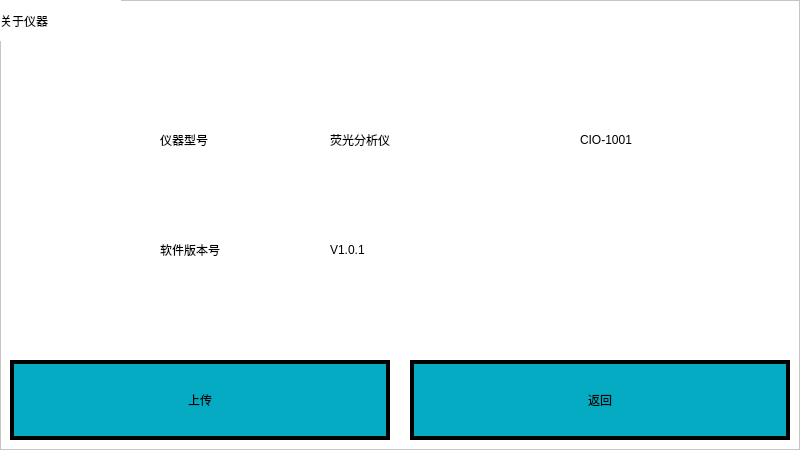
<?xml version="1.0" encoding="UTF-8"?>
<ui version="4.0">
 <class>Form</class>
 <widget class="QWidget" name="Form">
  <property name="geometry">
   <rect>
    <x>0</x>
    <y>0</y>
    <width>800</width>
    <height>450</height>
   </rect>
  </property>
  <property name="windowTitle">
   <string>Form</string>
  </property>
  <property name="styleSheet">
   <string notr="true">background-color: rgb(255, 255, 255);</string>
  </property>
  <widget class="QFrame" name="frame">
   <property name="geometry">
    <rect>
     <x>0</x>
     <y>0</y>
     <width>800</width>
     <height>450</height>
    </rect>
   </property>
   <property name="frameShape">
    <enum>QFrame::StyledPanel</enum>
   </property>
   <property name="frameShadow">
    <enum>QFrame::Raised</enum>
   </property>
   <widget class="QLabel" name="label_36">
    <property name="geometry">
     <rect>
      <x>580</x>
      <y>110</y>
      <width>200</width>
      <height>60</height>
     </rect>
    </property>
    <property name="styleSheet">
     <string notr="true">font: 20pt &quot;Times New Roman&quot;;</string>
    </property>
    <property name="text">
     <string>CIO-1001</string>
    </property>
   </widget>
   <widget class="QLabel" name="label_35">
    <property name="geometry">
     <rect>
      <x>160</x>
      <y>110</y>
      <width>121</width>
      <height>60</height>
     </rect>
    </property>
    <property name="styleSheet">
     <string notr="true">font: 20pt &quot;宋体&quot;;</string>
    </property>
    <property name="text">
     <string>仪器型号</string>
    </property>
   </widget>
   <widget class="QLabel" name="label_3">
    <property name="geometry">
     <rect>
      <x>0</x>
      <y>0</y>
      <width>121</width>
      <height>41</height>
     </rect>
    </property>
    <property name="styleSheet">
     <string notr="true">font: 20pt &quot;宋体&quot;;</string>
    </property>
    <property name="text">
     <string>关于仪器</string>
    </property>
   </widget>
   <widget class="QPushButton" name="btnReturn">
    <property name="geometry">
     <rect>
      <x>410</x>
      <y>360</y>
      <width>380</width>
      <height>80</height>
     </rect>
    </property>
    <property name="styleSheet">
     <string notr="true">QPushButton {
font: 20pt &quot;宋体&quot;;
border:4px solid rgb(0,0,0);
background-color:#05abc2;
}

QPushButton:pressed{
background-color: rgb(255, 0, 0);
}
</string>
    </property>
    <property name="text">
     <string>返回</string>
    </property>
   </widget>
   <widget class="QPushButton" name="btnUpload">
    <property name="geometry">
     <rect>
      <x>10</x>
      <y>360</y>
      <width>380</width>
      <height>80</height>
     </rect>
    </property>
    <property name="styleSheet">
     <string notr="true">QPushButton {
font: 20pt &quot;宋体&quot;;
border:4px solid rgb(0,0,0);
background-color:#05abc2;
}

QPushButton:pressed{
background-color: rgb(255, 0, 0);
}
</string>
    </property>
    <property name="text">
     <string>上传</string>
    </property>
   </widget>
   <widget class="QLabel" name="label">
    <property name="geometry">
     <rect>
      <x>160</x>
      <y>220</y>
      <width>141</width>
      <height>60</height>
     </rect>
    </property>
    <property name="styleSheet">
     <string notr="true">font: 20pt &quot;宋体&quot;;</string>
    </property>
    <property name="text">
     <string>软件版本号</string>
    </property>
   </widget>
   <widget class="QLabel" name="version_label">
    <property name="geometry">
     <rect>
      <x>330</x>
      <y>220</y>
      <width>311</width>
      <height>60</height>
     </rect>
    </property>
    <property name="styleSheet">
     <string notr="true">font: 20pt &quot;宋体&quot;;</string>
    </property>
    <property name="text">
     <string>V1.0.1</string>
    </property>
   </widget>
   <widget class="QLabel" name="label_2">
    <property name="geometry">
     <rect>
      <x>330</x>
      <y>110</y>
      <width>240</width>
      <height>60</height>
     </rect>
    </property>
    <property name="styleSheet">
     <string notr="true">font: 20pt &quot;宋体&quot;;</string>
    </property>
    <property name="text">
     <string>荧光分析仪</string>
    </property>
   </widget>
  </widget>
 </widget>
 <resources/>
 <connections/>
</ui>
